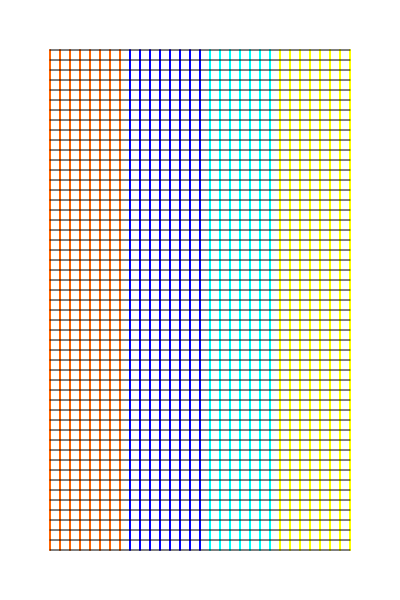
Frame 1 (no input)
Frame 60 (no input): identical to frame 1, image omitted
Frame 120 (the mouse pressed at the canvas centre since frame 60): identical to frame 1, image omitted

The p5.js sketch that drew this single still picture (run headless with seeded random() and noise() and a simulated clock; from frame 60 on, the mouse is pressed at the canvas centre):

// p5.js sketch
// ── sketch.js
function setup() {
  createCanvas(400, 600);
}

function draw() {
  background(255);
  strokeWeight(2)

  for (a = 50; a <= width - 50; a += 10) {
    if (a >= 50 && a <= 125) {
      stroke(255, 100, 0)
    } else if (a > 125 && a <= 200) {
      stroke(0, 0, 255) 
    } else if (a > 200 && a <= 275) {
      stroke(0, 255, 255)
    } else {
      stroke(255, 255, 0)
    }
    line(a, 50, a, height - 50)
  }
  

  for (b = 50; b <= height - 50; b += 10) {
    // if (b >= 50 && b <= 150) {
    //   stroke(255, 100, 0)
    // } else if (b > 150 && b <= 250) {
    //   stroke(0, 0, 255)
    // } else {
    //   stroke(0, 0, 0)
    // }
    stroke(0, 0, 0)
    strokeWeight(1)
    line(50, b, width - 50, b)
  }


}
